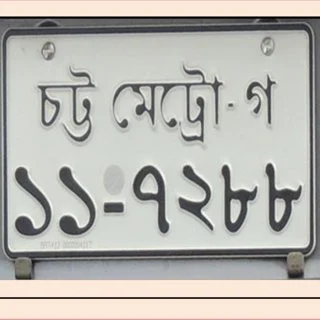
#> input picture media/fuel_logs/Outline-of-the-Bangladesh-license-plates_Q320.webp, 320 x 320 px
$ python -i utils.py   (imports and definitions only)
#> lines starting #> are read from the running program, lines starting #| are printed output that depends on the picture; after the words box and inside, x2 and y2 are one past the last pixel; in counts of white or black regions, pixels touching at a corner belong together
#> further down, picture is the input picture: shape (320, 320, 3); mean B, G, R 177, 182.6, 183.8
# [77 lines of commented-out code are left out]


"""
OCR Utility Module — Bangladeshi Number Plate Edition
=====================================================
Supports both:
  - English plates  : DHA-META-11-0156
  - Bangla plates   : ঢাকা মেট্রো-গ ১১-০১৫৬

Strategy:
  1. Try English OCR first (fast, reliable for EN plates)
  2. Try Bangla OCR (for Bengali script plates)
  3. Convert Bangla digits → English digits
  4. Map common Bangla city/region names → short codes
  5. Clean and return final plate number
"""

import re
import numpy as np
import pytesseract

# ── Windows: set Tesseract path ───────────────────────────────────────────────
# pytesseract.pytesseract.tesseract_cmd = r'C:\Program Files\Tesseract-OCR\tesseract.exe'
# pytesseract.pytesseract.tesseract_cmd = 'tesseract'
pytesseract.pytesseract.tesseract_cmd = "/usr/bin/tesseract"


# ── Bangla digit → English digit mapping ─────────────────────────────────────
BANGLA_DIGITS = {
    '০': '0', '১': '1', '২': '2', '৩': '3', '৪': '4',
    '৫': '5', '৬': '6', '৭': '7', '৮': '8', '৯': '9',
}

# ── Common Bangladeshi city/region names → short code ─────────────────────────
BANGLA_CITY_MAP = {
    # Dhaka Division
    'ঢাকা':         'DHAKA',
    'ঢাকামেট্রো':   'DHAKAMET',
    'মেট্রো':       'MET',
    'নারায়ণগঞ্জ':  'NARAYANGANJ',
    'গাজীপুর':      'GAZIPUR',
    'মুন্সীগঞ্জ':   'MUNSHIGANJ',
    'মানিকগঞ্জ':    'MANIKGANJ',
    'নরসিংদী':      'NARSINGDI',
    'কিশোরগঞ্জ':    'KISHOREGANJ',
    'ফরিদপুর':      'FARIDPUR',
    'রাজবাড়ী':     'RAJBARI',
    'শরীয়তপুর':    'SHARIATPUR',
    'মাদারীপুর':    'MADARIPUR',
    'টাঙ্গাইল':     'TANGAIL',
    'গোপালগঞ্জ':    'GOPALGANJ',

    # Chittagong Division
    'চট্টগ্রাম':    'CTG',
    'কক্সবাজার':    'COXSBAZAR',
    'ব্রাহ্মণবাড়িয়া': 'BRAHMANBARIA',
    'কুমিল্লা':     'CUMILLA',
    'চাঁদপুর':      'CHANDPUR',
    'ফেনী':         'FENI',
    'নোয়াখালী':    'NOAKHALI',
    'লক্ষ্মীপুর':   'LAKSHMIPUR',

    # Sylhet Division
    'সিলেট':        'SYLHET',
    'হবিগঞ্জ':      'HABIGANJ',
    'মৌলভীবাজার':   'MOULVIBAZAR',
    'সুনামগঞ্জ':    'SUNAMGANJ',

    # Rajshahi Division
    'রাজশাহী':      'RAJSHAHI',
    'বগুড়া':       'BOGURA',
    'নাটোর':        'NATORE',
    'নওগাঁ':        'NAOGAON',
    'চাঁপাইনবাবগঞ্জ': 'CHAPAI',
    'পাবনা':        'PABNA',
    'সিরাজগঞ্জ':    'SIRAJGANJ',
    'জয়পুরহাট':    'JOYPURHAT',

    # Khulna Division
    'খুলনা':        'KHULNA',
    'বাগেরহাট':     'BAGERHAT',
    'সাতক্ষীরা':    'SATKHIRA',
    'যশোর':         'JASHORE',
    'ঝিনাইদহ':      'JHENAIDAH',
    'নড়াইল':       'NARAIL',
    'মাগুরা':       'MAGURA',
    'কুষ্টিয়া':    'KUSHTIA',
    'মেহেরপুর':     'MEHERPUR',
    'চুয়াডাঙ্গা':   'CHUADANGA',

    # Barisal Division
    'বরিশাল':       'BARISAL',
    'পটুয়াখালী':   'PATUAKHALI',
    'ভোলা':         'BHOLA',
    'পিরোজপুর':     'PIROJPUR',
    'ঝালকাঠি':      'JHALOKATI',
    'বরগুনা':       'BARGUNA',

    # Rangpur Division
    'রংপুর':        'RANGPUR',
    'দিনাজপুর':     'DINAJPUR',
    'কুড়িগ্রাম':    'KURIGRAM',
    'গাইবান্ধা':    'GAIBANDHA',
    'নীলফামারী':    'NILPHAMARI',
    'লালমনিরহাট':   'LALMONIRHAT',
    'ঠাকুরগাঁও':    'THAKURGAON',
    'পঞ্চগড়':      'PANCHAGARH',

    # Mymensingh Division
    'ময়মনসিংহ':    'MYMENSINGH',
    'জামালপুর':     'JAMALPUR',
    'শেরপুর':       'SHERPUR',
    'নেত্রকোণা':    'NETROKONA',
}

# ── Bangla letter/series → English equivalent ────────────────────────────────
BANGLA_LETTERS = {
    'ক': 'KA', 'খ': 'KHA', 'গ': 'GA', 'ঘ': 'GHA',
    'ঙ': 'NGA', 'চ': 'CHA', 'ছ': 'CHHA', 'জ': 'JA',
    'ঝ': 'JHA', 'ট': 'TA', 'ঠ': 'THA', 'ড': 'DA',
    'ঢ': 'DHA', 'ণ': 'NA', 'ত': 'TA', 'থ': 'THA',
    'দ': 'DA', 'ধ': 'DHA', 'ন': 'NA', 'প': 'PA',
    'ফ': 'PHA', 'ব': 'BA', 'ভ': 'BHA', 'ম': 'MA',
    'য': 'JA', 'র': 'RA', 'ল': 'LA', 'শ': 'SHA',
    'ষ': 'SHA', 'স': 'SA', 'হ': 'HA', 'ড়': 'RA',
    'ঢ়': 'RHA', 'য়': 'YA', 'ৎ': 'T',
}


# [25 lines left out: function bangla_to_english, not called in this run]


def preprocess_image(img):
    """
    Apply multiple preprocessing steps to improve OCR accuracy.
    Returns a list of processed image variants to try.
    """
    import cv2

    variants = []

    # ── Variant 1: Grayscale + adaptive threshold (default) ──────────────────
    gray = cv2.cvtColor(img, cv2.COLOR_BGR2GRAY)
    thresh1 = cv2.adaptiveThreshold(
        gray, 255,
        cv2.ADAPTIVE_THRESH_GAUSSIAN_C,
        cv2.THRESH_BINARY, 11, 2
    )
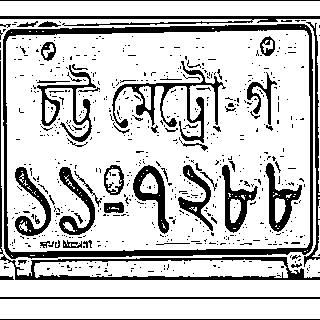
#> thresh1: shape (320, 320); 78% white; 671 black regions (610 under 20 px), largest, box (x1, y1, x2, y2) and area: (3, 24, 313, 259) 4945, (0, 61, 320, 280) 2260, (112, 61, 226, 143) 1628
    variants.append(('adaptive_thresh', thresh1))

    # ── Variant 2: Grayscale + Otsu threshold ─────────────────────────────────
    _, thresh2 = cv2.threshold(gray, 0, 255, cv2.THRESH_BINARY + cv2.THRESH_OTSU)
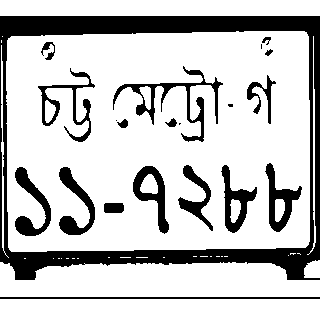
#> thresh2: shape (320, 320); 77.8% white; 21 black regions (4 under 20 px), largest, box (x1, y1, x2, y2) and area: (0, 16, 320, 280) 13580, (113, 66, 223, 142) 1402, (15, 167, 51, 236) 957
    variants.append(('otsu_thresh', thresh2))

    # ── Variant 3: Upscaled + sharpened ───────────────────────────────────────
    h, w = gray.shape
#> h = 320; w = 320
    upscaled = cv2.resize(gray, (w * 2, h * 2), interpolation=cv2.INTER_CUBIC)
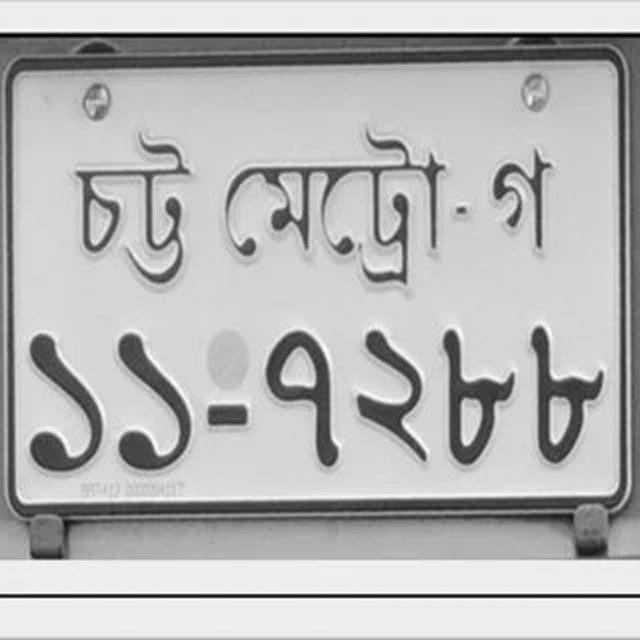
#> upscaled: shape (640, 640); min 0, max 255, mean 182.3
    kernel = np.array([[0, -1, 0], [-1, 5, -1], [0, -1, 0]])  # Sharpen kernel
    sharpened = cv2.filter2D(upscaled, -1, kernel)
    _, thresh3 = cv2.threshold(sharpened, 0, 255, cv2.THRESH_BINARY + cv2.THRESH_OTSU)
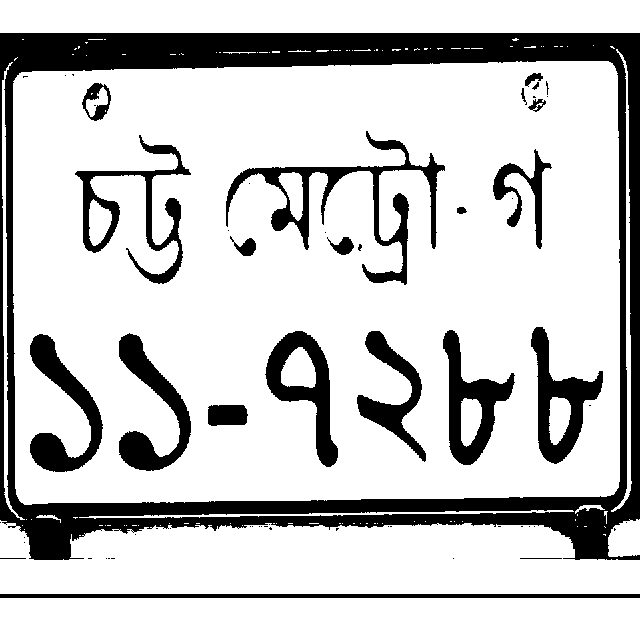
#> thresh3: shape (640, 640); 78.7% white; 62 black regions (40 under 20 px), largest, box (x1, y1, x2, y2) and area: (0, 33, 640, 560) 50723, (226, 131, 445, 285) 5395, (30, 334, 103, 472) 3766
    variants.append(('upscaled_sharp', thresh3))

    # ── Variant 4: Inverted (white text on dark plate) ────────────────────────
    inverted = cv2.bitwise_not(thresh1)
    variants.append(('inverted', inverted))

    return variants


# [104 lines left out: functions extract_vehicle_number, clean_vehicle_number, not called in this run]

>>> import cv2
>>> picture = cv2.imread('../media/fuel_logs/Outline-of-the-Bangladesh-license-plates_Q320.webp')
>>> result = preprocess_image(picture)
#> result = 4 items
